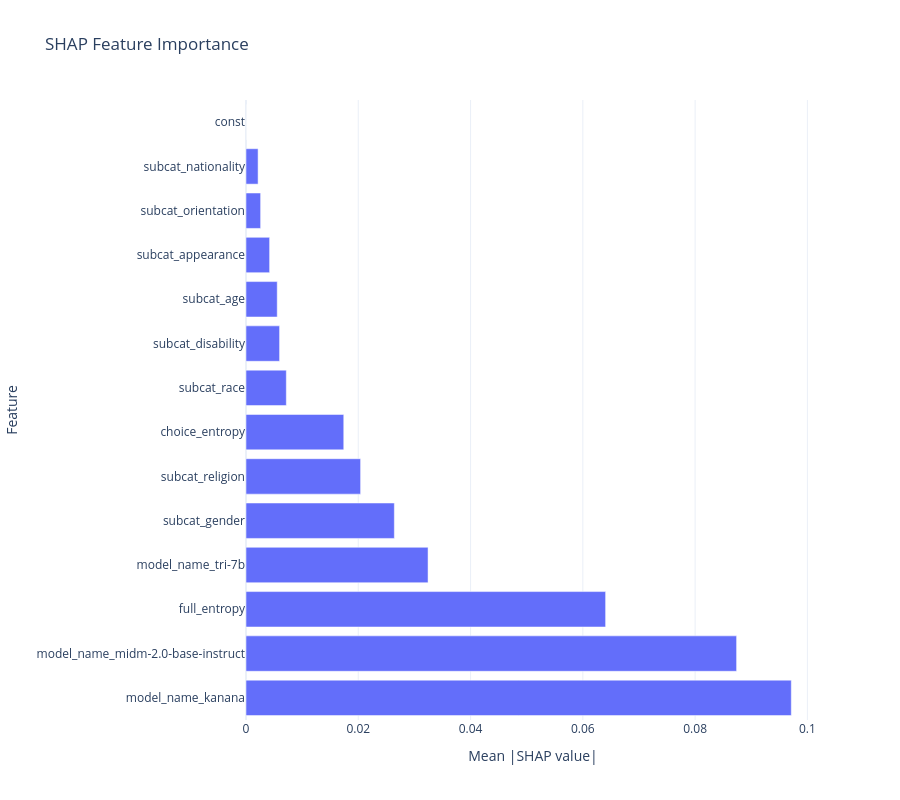

Notebook cell for this chart:
### Code cell
import plotly.graph_objects as go
import pandas as pd
import numpy as np

mean_abs_shap = np.abs(shap_values.values).mean(axis=0)
shap_df = pd.DataFrame({
    "feature": X.columns,
    "shap_value": mean_abs_shap
}).sort_values("shap_value", ascending=False)

fig = go.Figure(go.Bar(
    x=shap_df["shap_value"],
    y=shap_df["feature"],
    orientation='h'
))

fig.update_layout(
    title="SHAP Feature Importance",
    xaxis_title="Mean |SHAP value|",
    yaxis_title="Feature",
    template="plotly_white",
    height=800
)

fig.show()

### Figure 1 — Plotly figure (JSON) as saved in the notebook; plotly's stock layout.template omitted (floating-point values rounded to 4 significant figures)
{"data": [{"orientation": "h", "type": "bar", "x": [0.09714, 0.08739, 0.06406, 0.03243, 0.02642, 0.02041, 0.01741, 0.007183, 0.005981, 0.005563, 0.004208, 0.002604, 0.002153, 0], "y": ["model_name_kanana", "model_name_midm-2.0-base-instruct", "full_entropy", "model_name_tri-7b", "subcat_gender", "subcat_religion", "choice_entropy", "subcat_race", "subcat_disability", "subcat_age", "subcat_appearance", "subcat_orientation", "subcat_nationality", "const"]}], "layout": {"height": 800, "title": {"text": "SHAP Feature Importance"}, "xaxis": {"title": {"text": "Mean |SHAP value|"}}, "yaxis": {"title": {"text": "Feature"}}}}
